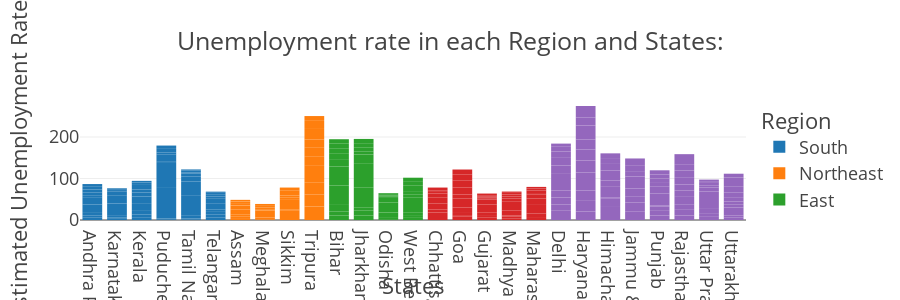

The notebook cell this image was saved under:
### Markdown cell above
# SUNBURST chart for each Region and States

### Code cell
unemployed_df = df[['States', 'Region', 'Estimated Unemployment Rate', 'Estimated Employed', 'Estimated Labour Participation Rate']]

fig = px.bar(
    unemployed_df,
    x='States',
    y='Estimated Unemployment Rate',
    color='Region',
    title='Unemployment rate in each Region and States:',
    height=300,
    color_continuous_scale='rdylbu',
    template='presentation'
)

fig.show()

### Figure 1 — Plotly figure (JSON) as saved in the notebook; plotly's stock layout.template omitted (floating-point values rounded to 4 significant figures)
{"data": [{"alignmentgroup": "True", "hovertemplate": "Region=South<br>States=%{x}<br>Estimated Unemployment Rate=%{y}<extra></extra>", "legendgroup": "South", "marker": {"color": "#1F77B4", "pattern": {"shape": ""}}, "name": "South", "offsetgroup": "South", "orientation": "v", "showlegend": true, "textposition": "auto", "type": "bar", "x": ["Andhra Pradesh", "Andhra Pradesh", "Andhra Pradesh", "Andhra Pradesh", "Andhra Pradesh", "Andhra Pradesh", "Andhra Pradesh", "Andhra Pradesh", "Andhra Pradesh", "Andhra Pradesh", "Karnataka", "Karnataka", "Karnataka", "Karnataka", "Karnataka", "Karnataka", "Karnataka", "Karnataka", "Karnataka", "Karnataka", "Kerala", "Kerala", "Kerala", "Kerala", "Kerala", "Kerala", "Kerala", "Kerala", "Kerala", "Kerala", "Puducherry", "Puducherry", "Puducherry", "Puducherry", "Puducherry", "Puducherry", "Puducherry", "Puducherry", "Puducherry", "Puducherry", "Tamil Nadu", "Tamil Nadu", "Tamil Nadu", "Tamil Nadu", "Tamil Nadu", "Tamil Nadu", "Tamil Nadu", "Tamil Nadu", "Tamil Nadu", "Tamil Nadu", "Telangana", "Telangana", "Telangana", "Telangana", "Telangana", "Telangana", "Telangana", "Telangana", "Telangana", "Telangana"], "xaxis": "x", "y": [5.48, 5.83, 5.79, 20.51, 17.43, 3.31, 8.34, 6.96, 6.4, 6.59, 2.86, 3.61, 3.46, 29.84, 19.97, 8.44, 4.01, 0.5, 2.41, 1.58, 5.31, 7.6, 8.99, 16.99, 17.88, 9.71, 7.09, 10.98, 5.91, 3.88, 0.58, 1.76, 1.2, 75.85, 58.19, 4.24, 15.47, 5.05, 10.9, 6.18, 1.57, 2.09, 6.4, 49.83, 33.16, 12.2, 6.81, 2.65, 5, 2.16, 5.49, 8.29, 5.77, 6.25, 14.7, 10.55, 5.36, 5.79, 3.27, 2.86], "yaxis": "y"}, {"alignmentgroup": "True", "hovertemplate": "Region=Northeast<br>States=%{x}<br>Estimated Unemployment Rate=%{y}<extra></extra>", "legendgroup": "Northeast", "marker": {"color": "#FF7F0E", "pattern": {"shape": ""}}, "name": "Northeast", "offsetgroup": "Northeast", "orientation": "v", "showlegend": true, "textposition": "auto", "type": "bar", "x": ["Assam", "Assam", "Assam", "Assam", "Assam", "Assam", "Assam", "Assam", "Assam", "Assam", "Meghalaya", "Meghalaya", "Meghalaya", "Meghalaya", "Meghalaya", "Meghalaya", "Meghalaya", "Meghalaya", "Meghalaya", "Meghalaya", "Sikkim", "Sikkim", "Sikkim", "Sikkim", "Sikkim", "Sikkim", "Sikkim", "Sikkim", "Tripura", "Tripura", "Tripura", "Tripura", "Tripura", "Tripura", "Tripura", "Tripura", "Tripura", "Tripura"], "xaxis": "x", "y": [4.66, 4.41, 4.77, 11.06, 9.55, 0.6, 3.77, 5.53, 1.19, 3.02, 1.66, 3.59, 1.58, 10.03, 5.92, 1.15, 2.1, 3.74, 4.29, 4.6, 23.57, 2.28, 24.51, 4.46, 4.45, 12.49, 5.7, 0.88, 32.67, 28.4, 29.95, 41.23, 21.51, 21.71, 18.24, 27.92, 17.35, 11.57], "yaxis": "y"}, {"alignmentgroup": "True", "hovertemplate": "Region=East<br>States=%{x}<br>Estimated Unemployment Rate=%{y}<extra></extra>", "legendgroup": "East", "marker": {"color": "#2CA02C", "pattern": {"shape": ""}}, "name": "East", "offsetgroup": "East", "orientation": "v", "showlegend": true, "textposition": "auto", "type": "bar", "x": ["Bihar", "Bihar", "Bihar", "Bihar", "Bihar", "Bihar", "Bihar", "Bihar", "Bihar", "Bihar", "Jharkhand", "Jharkhand", "Jharkhand", "Jharkhand", "Jharkhand", "Jharkhand", "Jharkhand", "Jharkhand", "Jharkhand", "Jharkhand", "Odisha", "Odisha", "Odisha", "Odisha", "Odisha", "Odisha", "Odisha", "Odisha", "Odisha", "Odisha", "West Bengal", "West Bengal", "West Bengal", "West Bengal", "West Bengal", "West Bengal", "West Bengal", "West Bengal", "West Bengal", "West Bengal"], "xaxis": "x", "y": [10.61, 10.29, 15.43, 46.64, 45.96, 17.82, 12.79, 13.44, 11.91, 9.82, 10.61, 11.85, 8.23, 47.09, 59.23, 20.95, 7.63, 9.76, 8.24, 11.8, 1.9, 3.12, 13.08, 23.76, 11.41, 3.77, 1.88, 1.42, 2.1, 2.18, 6.94, 4.92, 6.92, 17.41, 17.41, 7.29, 6.83, 14.87, 9.35, 9.98], "yaxis": "y"}, {"alignmentgroup": "True", "hovertemplate": "Region=West<br>States=%{x}<br>Estimated Unemployment Rate=%{y}<extra></extra>", "legendgroup": "West", "marker": {"color": "#D62728", "pattern": {"shape": ""}}, "name": "West", "offsetgroup": "West", "orientation": "v", "showlegend": true, "textposition": "auto", "type": "bar", "x": ["Chhattisgarh", "Chhattisgarh", "Chhattisgarh", "Chhattisgarh", "Chhattisgarh", "Chhattisgarh", "Chhattisgarh", "Chhattisgarh", "Chhattisgarh", "Chhattisgarh", "Goa", "Goa", "Goa", "Goa", "Goa", "Goa", "Goa", "Goa", "Goa", "Goa", "Gujarat", "Gujarat", "Gujarat", "Gujarat", "Gujarat", "Gujarat", "Gujarat", "Gujarat", "Gujarat", "Gujarat", "Madhya Pradesh", "Madhya Pradesh", "Madhya Pradesh", "Madhya Pradesh", "Madhya Pradesh", "Madhya Pradesh", "Madhya Pradesh", "Madhya Pradesh", "Madhya Pradesh", "Madhya Pradesh", "Maharashtra", "Maharashtra", "Maharashtra", "Maharashtra", "Maharashtra", "Maharashtra", "Maharashtra", "Maharashtra", "Maharashtra", "Maharashtra"], "xaxis": "x", "y": [9.65, 8.38, 7.54, 3.41, 10.5, 14.23, 10.27, 5.63, 1.96, 6.62, 8.89, 2.81, 5.25, 13.31, 21.25, 9.96, 17.07, 16.21, 15.38, 11.54, 5.54, 6.38, 6.66, 18.71, 12.11, 3.2, 1.84, 1.87, 3.42, 4.03, 4.11, 4.57, 2.22, 12.36, 21.98, 6.48, 5.08, 4.7, 3.91, 3.13, 4.95, 4.69, 5.79, 20.9, 15.46, 9.23, 3.89, 6.23, 4.55, 4.1], "yaxis": "y"}, {"alignmentgroup": "True", "hovertemplate": "Region=North<br>States=%{x}<br>Estimated Unemployment Rate=%{y}<extra></extra>", "legendgroup": "North", "marker": {"color": "#9467BD", "pattern": {"shape": ""}}, "name": "North", "offsetgroup": "North", "orientation": "v", "showlegend": true, "textposition": "auto", "type": "bar", "x": ["Delhi", "Delhi", "Delhi", "Delhi", "Delhi", "Delhi", "Delhi", "Delhi", "Delhi", "Delhi", "Haryana", "Haryana", "Haryana", "Haryana", "Haryana", "Haryana", "Haryana", "Haryana", "Haryana", "Haryana", "Himachal Pradesh", "Himachal Pradesh", "Himachal Pradesh", "Himachal Pradesh", "Himachal Pradesh", "Himachal Pradesh", "Himachal Pradesh", "Himachal Pradesh", "Himachal Pradesh", "Himachal Pradesh", "Jammu & Kashmir", "Jammu & Kashmir", "Jammu & Kashmir", "Jammu & Kashmir", "Jammu & Kashmir", "Jammu & Kashmir", "Jammu & Kashmir", "Jammu & Kashmir", "Jammu & Kashmir", "Punjab", "Punjab", "Punjab", "Punjab", "Punjab", "Punjab", "Punjab", "Punjab", "Punjab", "Punjab", "Rajasthan", "Rajasthan", "Rajasthan", "Rajasthan", "Rajasthan", "Rajasthan", "Rajasthan", "Rajasthan", "Rajasthan", "Rajasthan", "Uttar Pradesh", "Uttar Pradesh", "Uttar Pradesh", "Uttar Pradesh", "Uttar Pradesh", "Uttar Pradesh", "Uttar Pradesh", "Uttar Pradesh", "Uttar Pradesh", "Uttar Pradesh", "Uttarakhand", "Uttarakhand", "Uttarakhand", "Uttarakhand", "Uttarakhand", "Uttarakhand", "Uttarakhand", "Uttarakhand", "Uttarakhand", "Uttarakhand"], "xaxis": "x", "y": [22.23, 14.84, 17.04, 16.68, 42.27, 18.19, 20.3, 13.79, 12.53, 6.27, 20.34, 25.77, 25.05, 43.22, 29.02, 26.7, 24.18, 33.5, 19.68, 27.31, 16.83, 16.84, 18.76, 2.2, 26.95, 13.47, 24.31, 15.79, 12.04, 13.46, 21.08, 20.78, 15.5, 18.74, 17.92, 10.88, 11.09, 16.17, 16.14, 11.11, 10.97, 10.32, 2.86, 28.33, 16.55, 9.19, 10.99, 9.61, 9.88, 10.97, 15.16, 11.9, 17.7, 15.74, 14.39, 15.81, 17.51, 15.35, 24.15, 7.58, 8.98, 10.11, 21.54, 20.41, 9.47, 5.56, 5.79, 4.18, 3.75, 5.49, 4.99, 19.85, 6.48, 8.01, 8.61, 12.38, 14.26, 22.26, 9.23], "yaxis": "y"}], "layout": {"barmode": "relative", "height": 300, "legend": {"title": {"text": "Region"}, "tracegroupgap": 0}, "title": {"text": "Unemployment rate in each Region and States:"}, "xaxis": {"anchor": "y", "domain": [0, 1], "title": {"text": "States"}}, "yaxis": {"anchor": "x", "domain": [0, 1], "title": {"text": "Estimated Unemployment Rate"}}}}
